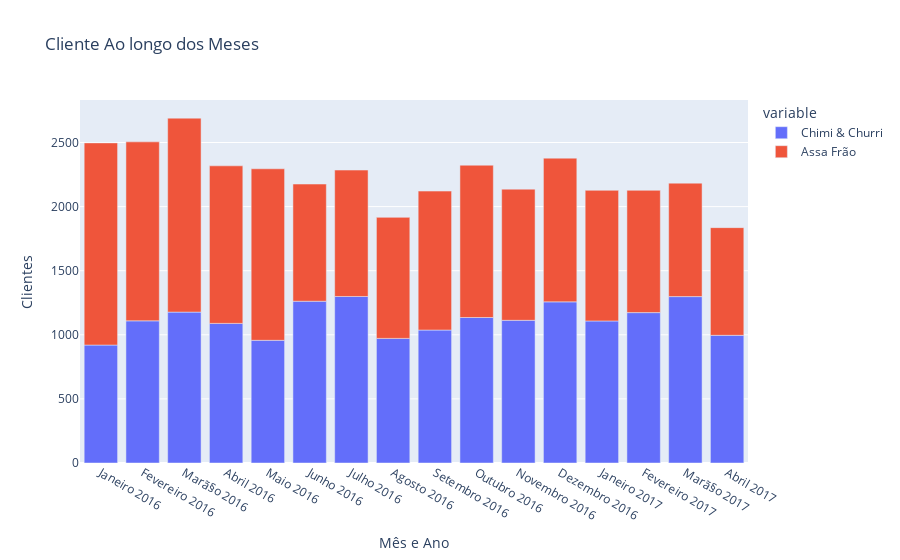

This figure's notebook cell:
### Code cell
px.bar(clientes_mensais, 
       x="Mês e Ano", 
       y=["Chimi & Churri", "Assa Frão"],
       labels={"value":"Clientes"},
       title="Cliente Ao longo dos Meses",
       )

### Figure 1 — Plotly figure (JSON) as saved in the notebook; plotly's stock layout.template omitted (floating-point values rounded to 4 significant figures)
{"data": [{"alignmentgroup": "True", "hovertemplate": "variable=Chimi & Churri<br>Mês e Ano=%{x}<br>Clientes=%{y}<extra></extra>", "legendgroup": "Chimi & Churri", "marker": {"color": "#636efa", "pattern": {"shape": ""}}, "name": "Chimi & Churri", "offsetgroup": "Chimi & Churri", "orientation": "v", "showlegend": true, "textposition": "auto", "type": "bar", "x": ["Janeiro 2016", "Fevereiro 2016", "Marã§o 2016", "Abril 2016", "Maio 2016", "Junho 2016", "Julho 2016", "Agosto 2016", "Setembro 2016", "Outubro 2016", "Novembro 2016", "Dezembro 2016", "Janeiro 2017", "Fevereiro 2017", "Marã§o 2017", "Abril 2017"], "xaxis": "x", "y": [920, 1109, 1177, 1089, 957, 1262, 1299, 972, 1037, 1135, 1113, 1257, 1108, 1173, 1298, 996], "yaxis": "y"}, {"alignmentgroup": "True", "hovertemplate": "variable=Assa Frão<br>Mês e Ano=%{x}<br>Clientes=%{y}<extra></extra>", "legendgroup": "Assa Frão", "marker": {"color": "#EF553B", "pattern": {"shape": ""}}, "name": "Assa Frão", "offsetgroup": "Assa Frão", "orientation": "v", "showlegend": true, "textposition": "auto", "type": "bar", "x": ["Janeiro 2016", "Fevereiro 2016", "Marã§o 2016", "Abril 2016", "Maio 2016", "Junho 2016", "Julho 2016", "Agosto 2016", "Setembro 2016", "Outubro 2016", "Novembro 2016", "Dezembro 2016", "Janeiro 2017", "Fevereiro 2017", "Marã§o 2017", "Abril 2017"], "xaxis": "x", "y": [1577, 1396, 1513, 1229, 1338, 914, 986, 944, 1084, 1188, 1023, 1121, 1019, 954, 885, 840], "yaxis": "y"}], "layout": {"barmode": "relative", "legend": {"title": {"text": "variable"}, "tracegroupgap": 0}, "title": {"text": "Cliente Ao longo dos Meses"}, "xaxis": {"anchor": "y", "domain": [0, 1], "title": {"text": "Mês e Ano"}}, "yaxis": {"anchor": "x", "domain": [0, 1], "title": {"text": "Clientes"}}}}
